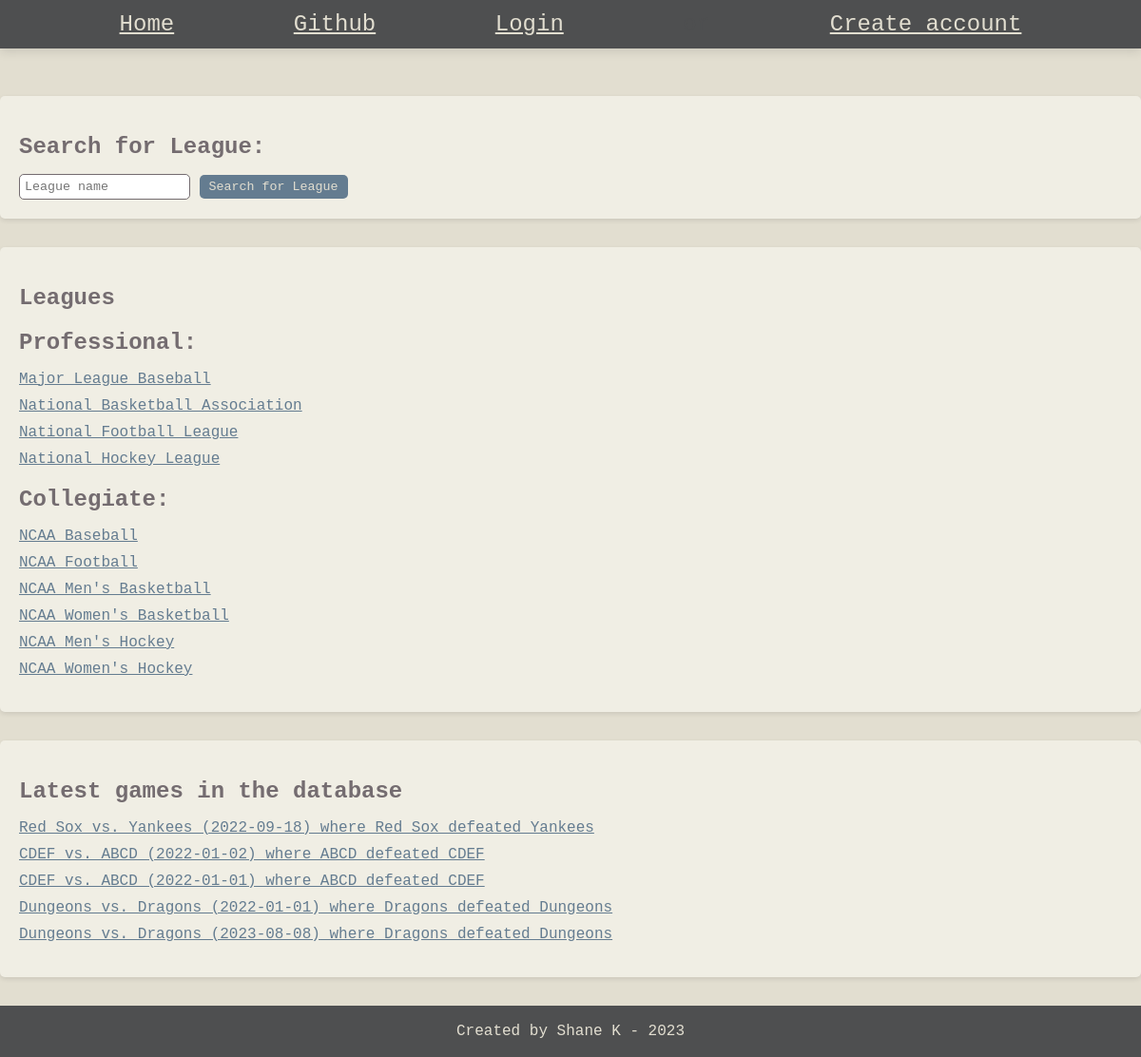
The app's page /rpiapp/ with its own data.
### rpiapp/models.py (models this page shows)
class League(models.Model):
    created_by = models.ForeignKey(User, on_delete=models.SET_NULL, related_name="user_leagues", null=True)
    name = models.CharField(max_length=100, unique=True)
    def __str__(self):
        return self.name

class Game(models.Model):
    created_by = models.ForeignKey(User, on_delete=models.SET_NULL, related_name="user_games", null=True)
    date      = models.DateField('Date of game')
    home_team = models.ForeignKey(Team, on_delete=models.CASCADE, related_name="home_games", null=True)
    away_team = models.ForeignKey(Team, on_delete=models.CASCADE, related_name="away_games", null=True)
    winner    = models.ForeignKey(Team, on_delete=models.CASCADE, related_name="won_games", null=True)
    loser     = models.ForeignKey(Team, on_delete=models.CASCADE, related_name="lost_games", null=True)
    season    = models.ForeignKey(Season, on_delete=models.CASCADE, related_name="season_games", null=True)
    league    = models.ForeignKey(League, on_delete=models.CASCADE, related_name="league_games", null=True)
    def __str__(self):
        return (f"{self.home_team} vs. {self.away_team} ({self.date}) where {self.winner} defeated {self.loser}")

class Team(models.Model):
    created_by = models.ForeignKey(User, on_delete=models.SET_NULL, related_name="user_teams", null=True)
    league = models.ForeignKey(League, on_delete=models.CASCADE, related_name="teams", null=True)
    name = models.CharField(max_length=100)
    class Meta:
        unique_together = ('league','name')
    def __str__(self):
        return self.name

### rpiapp/views.py (the view)
# urls.py: path("", views.index, name="index"),
def index(request):
    latest_games = Game.objects.all().order_by("-id")[:5]
    MAJOR_LEAGUES = ["Major League Baseball",
                     "National Basketball Association",
                     "National Football League",
                     "National Hockey League",
                     ]
    MAJOR_LEAGUES_OBJS = []
    for league in MAJOR_LEAGUES:
        MAJOR_LEAGUES_OBJS.append(get_object_or_404(League, name=league))
    NCAA_LEAGUES = ["NCAA Baseball",
                    "NCAA Football",
                    "NCAA Men's Basketball",
                    "NCAA Women's Basketball",
                    "NCAA Men's Hockey",
                    "NCAA Women's Hockey"
                    ]
    NCAA_LEAGUES_OBJS = []
    for league in NCAA_LEAGUES:
        NCAA_LEAGUES_OBJS.append(get_object_or_404(League, name=league))
    if request.method == 'POST':
        add_league_form = AddLeagueForm(request.POST)
        if add_league_form.is_valid():
            league = add_league_form.save()
            league.created_by = request.user
            league.save()
            messages.success(request, f"League '{league}' created successfully")
            return HttpResponseRedirect(reverse("rpiapp:league_details", args=[league.id]))
    else:
        add_league_form = AddLeagueForm()
    context = {
        "latest_games" : latest_games,
        "major_leagues_objs" : MAJOR_LEAGUES_OBJS,
        "ncaa_leagues_objs" : NCAA_LEAGUES_OBJS,
        "add_league_form" : add_league_form
    }
    return render(request, "rpiapp/index.html", context)

### rpiapp/forms.py
class AddLeagueForm(forms.ModelForm):
    class Meta:
        model = League
        fields = ['name',]

### rpiapp/templates/rpiapp/index.html (shortened to what this page needs)
{% extends 'rpiapp/base.html' %}
{% block content %}
<body>
    <section>
        <h2> Search for League: </h2>
        <form action="{% url 'rpiapp:league_search' %}" method="post">
            <input type="search" placeholder="League name" name="search_term">
            <button type="submit">Search for League</button>
        </form>
    </section>
    <section>
        <h1> Leagues </h1>
        <h2> Professional: </h2>
        <ul>
            {% for league in major_leagues_objs %}
            <li><a href="{% url 'rpiapp:league_details' league.id %}" > {{league}} </a></li>
            {% endfor %}
        </ul>
        <h2> Collegiate: </h2>
        <ul>
            {% for league in ncaa_leagues_objs %}
            <li><a href="{% url 'rpiapp:league_details' league.id %}" > {{league}} </a></li>
            {% endfor %}
        </ul>
    </section>
    <section>
        <h1> Latest games in the database </h1>
        {% if latest_games %}
            <ul>
                {% for game in latest_games %}
                    <li><a href="{% url 'rpiapp:game_details' game.league.id game.season.id game.id %}" > {{game}}</a></li>
                {% endfor %}
            </ul>
        {% else %}
            <p> No recent games available... </p>
        {% endif %}
    </section>
</body>
{% endblock %}

### rpiapp/static/rpiapp/base.css (style rules this page uses)
:root { --main-dark-grey: #4E4F50; --main-light-gray: #746C70; --main-tan: #E2DED0; --main-blue-gray: #647C90; --link-blue: #0000EE; --link-purple: #551A8B; }
* { font-family: 'Courier New', Courier, monospace; }
html { margin: 0; padding: 0; }
body { background-color: var(--main-tan); color: var(--main-dark-grey); margin: 0; }

### rpiapp/static/rpiapp/main.css (style rules this page uses)
:root { --main-dark-grey: #4E4F50; --main-light-gray: #746C70; --main-tan: #E2DED0; --main-blue-gray: #647C90; --link-blue: #0000EE; --link-purple: #551A8B; }
body { font-family: Arial, sans-serif; color: #4E4F50; background-color: #E2DED0; margin: 0; padding: 0; }
h1, h1 a { color: #746C70; margin-bottom: 10px; }
h2 { color: #746C70; margin-bottom: 15px; }
section { margin-bottom: 30px; padding: 20px; background-color: #F0EEE4; border-radius: 5px; box-shadow: 0px 2px 5px rgba(0, 0, 0, 0.1); }
ul { list-style-type: none; padding: 0; }
li { margin-bottom: 10px; }
a { color: #647C90; }
form { display: inline; margin-right: 10px; }
input[type="search"], input[type="text"], input[type="number"], input[type="date"], input[type="file"] { padding: 5px; border: 1px solid #746C70; border-radius: 5px; }
button[type="submit"] { background-color: #647C90; color: #E2DED0; border: none; padding: 5px 10px; border-radius: 5px; cursor: pointer; }

### records on screen
League: name "Major League Baseball"
League: name "National Basketball Association"
League: name "National Football League"
League: name "National Hockey League"
League: name "NCAA Baseball"
League: name "NCAA Football"
League: name "NCAA Men's Basketball"
League: name "NCAA Women's Basketball"
League: name "NCAA Men's Hockey"
League: name "NCAA Women's Hockey"
Game: home_team+away_team+date "Red Sox vs. Yankees (2022-09-18) where Red Sox defeated Yankees"
Game: home_team+away_team+date "CDEF vs. ABCD (2022-01-02) where ABCD defeated CDEF"
Game: home_team+away_team+date "CDEF vs. ABCD (2022-01-01) where ABCD defeated CDEF"
Game: home_team+away_team+date "Dungeons vs. Dragons (2022-01-01) where Dragons defeated Dungeons"
Game: home_team+away_team+date "Dungeons vs. Dragons (2023-08-08) where Dragons defeated Dungeons"
